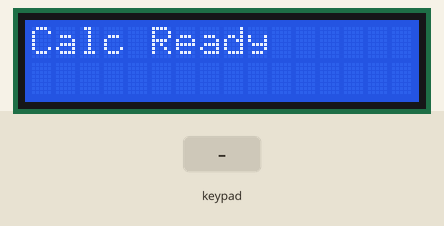
Recording of a sketch running on a simulated Arduino Uno, built with avr-gcc and run on an emulated ATmega328P. Parts: 16×2 character LCD. Inputs (shaded band) come from the test bench.

Above: at 0.1 s.
2.8 s: keypad keys 7 + 5 = pressed 0.4 s apart
At 4.4 s:
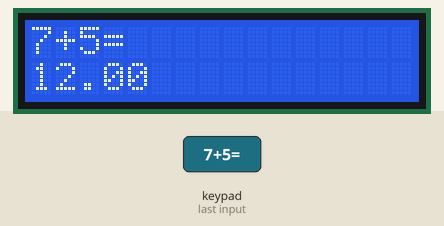
5.9 s: keypad keys 6 * 7 = pressed 0.4 s apart
At 7.8 s:
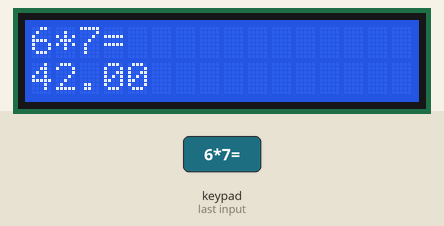
9.0 s: keypad keys 8 / 2 = pressed 0.4 s apart
At 11.6 s:
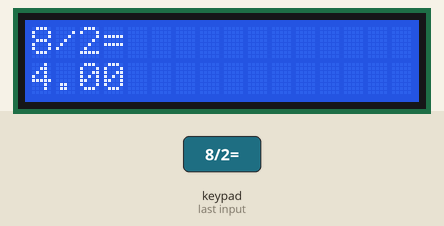
12.1 s: keypad keys 1 2 = pressed 0.4 s apart
At 13.4 s:
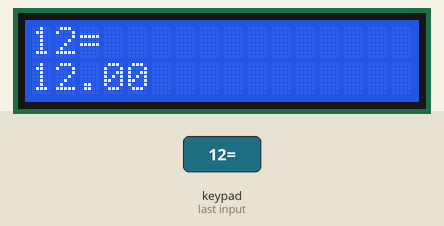
14.8 s: key '2' pressed
At 16.0 s:
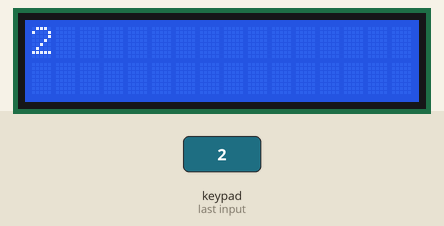
16.3 s: key '1' pressed
At 17.4 s:
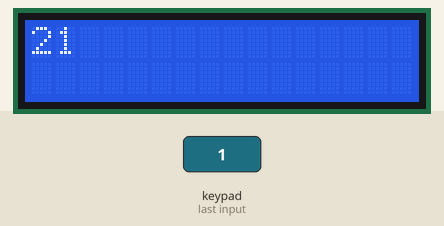
Timing chart, 0 to 18.8 s (numbered marks = the images above; inputs shaded):
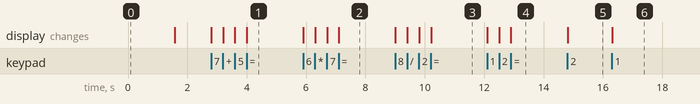

The sketch:

arduino_lcd_calculator.ino
```cpp
#include <LiquidCrystal.h>
#include <Keypad.h>

// LCD Pins
const int rs = 2, en = 3, d4 = 5, d5 = 6, d6 = 7, d7 = 8;
LiquidCrystal lcd(rs, en, d4, d5, d6, d7);
// Keypad Setup
const byte ROWS = 4;
const byte COLS = 4;
char keys[ROWS][COLS] = {
  {'1', '2', '3', '+'},
  {'4', '5', '6', '-'},
  {'7', '8', '9', '*'},
  {'C', '0', '=', '/'}
};
byte rowPins[ROWS] = {A0, A1, A2, A3};
byte colPins[COLS] = {A4, A5, 9, 10};
Keypad keypad = Keypad(makeKeymap(keys), rowPins, colPins, ROWS, COLS);

// Variables
String input = "";
float currentResult = 0;
char lastOperator = 0;
bool firstInput = true;
bool justEvaluated = false;

void setup() {
  lcd.begin(16, 2);
  lcd.print("Calc Ready");
  delay(1500);
  lcd.clear();
}

void loop() {
  char key = keypad.getKey();

  if (key) {
    // Reset calculator
    if (key == 'C') {
      resetCalc();
    }

    // If number is pressed
    else if ((key >= '0' && key <= '9') || key == '.') {
      if (justEvaluated) {
        resetCalc();
      }
      input += key;
      lcd.print(key);
    }

    // If operator is pressed
    else if (key == '+' || key == '-' || key == '*' || key == '/') {
      if (input != "") {
        float num = input.toFloat();
        if (firstInput) {
          currentResult = num;
          firstInput = false;
        } else {
          currentResult = calculate(currentResult, num, lastOperator);
        }
        lastOperator = key;
        input = "";
        lcd.print(key);
        justEvaluated = false;
      }
    }

    // When "=" is pressed
    else if (key == '=') {
      if (input != "") {
        float num = input.toFloat();
        currentResult = calculate(currentResult, num, lastOperator);
        lcd.print('=');
        lcd.setCursor(0, 1);
        lcd.print(currentResult);
        input = "";
        justEvaluated = true;
      }
    }
  }
}

float calculate(float a, float b, char op) {
  switch (op) {
    case '+': return a + b;
    case '-': return a - b;
    case '*': return a * b;
    case '/': return (b != 0) ? a / b : NAN;
    default: return b;
  }
}

void resetCalc() {
  lcd.clear();
  input = "";
  currentResult = 0;
  lastOperator = 0;
  firstInput = true;
  justEvaluated = false;
}
```

Measured:
- after the input at 2.8 s, the display: first changes at once (image 1 shows a later state)
- after the input at 5.9 s, the display: first changes at once (image 2 shows a later state)
- after the input at 9.0 s, the display: first changes at once (image 3 shows a later state)
- after the input at 12.1 s, the display: first changes at once (image 4 shows a later state)
- after the input at 14.8 s, the display: changes at once (image 5)
- after the input at 16.3 s, the display: changes at once (image 6)
